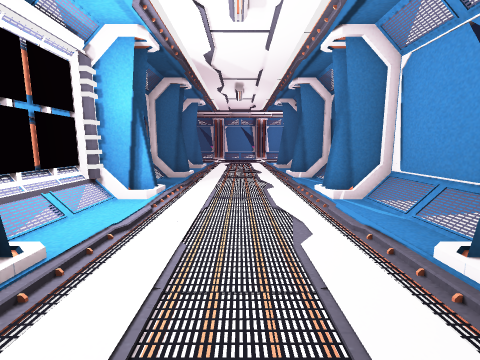
view 1 (above)

24 first-person views from a walk through a scene from a Unity 3-D project. The camera is 1.3 m above the floor, tilts 8° down and sees 90° across. The floor is counted in squares, 1 m on a side. Each view is taken from the middle of a square. On the plan, view 1 faces up. The plan holds only what a view shows up to about 12 squares ahead; the rest is blank. The place goes on beyond the plan. Flat ground stands in for the terrain. The player character is not drawn. Some surface patterns are stand-ins.

view 2
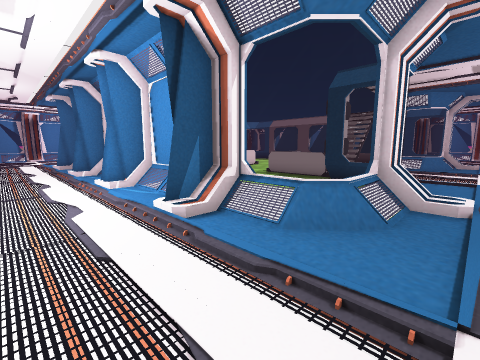

view 3
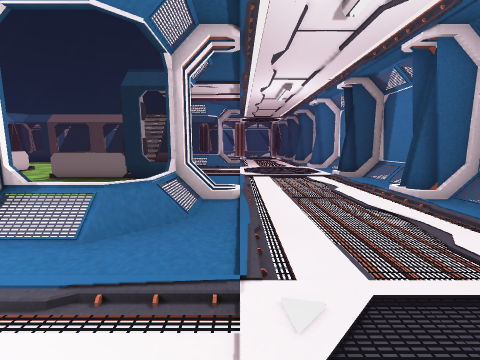

view 4
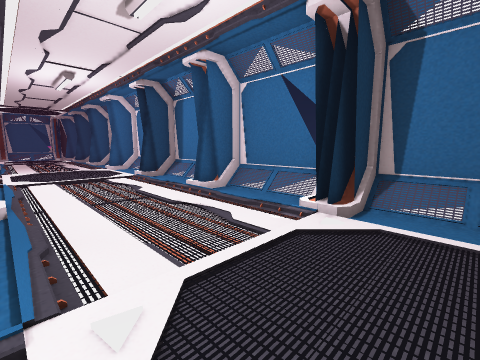

view 5
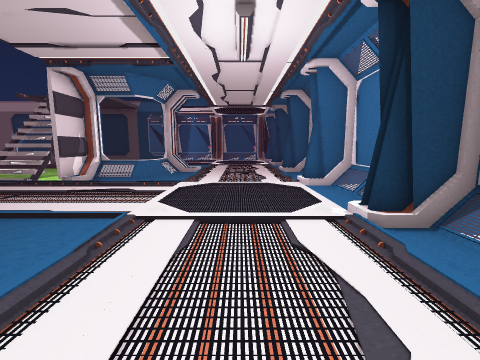

view 6
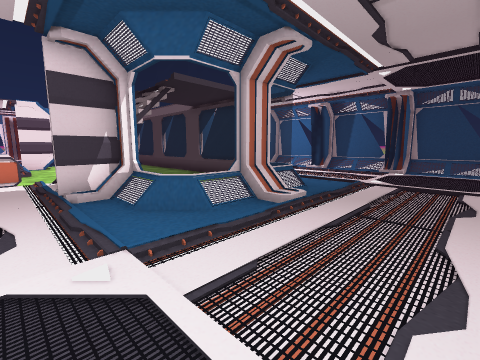

view 7
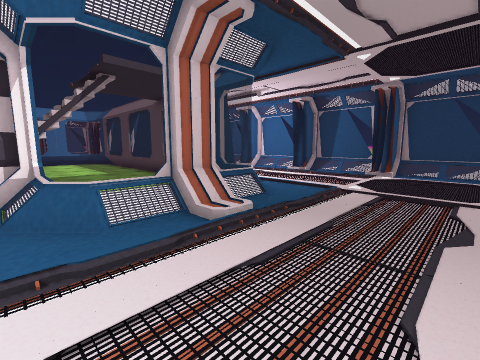

view 8
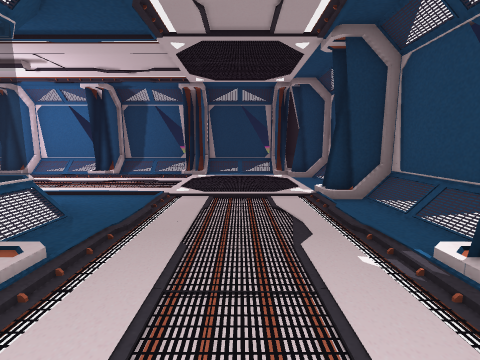

view 9
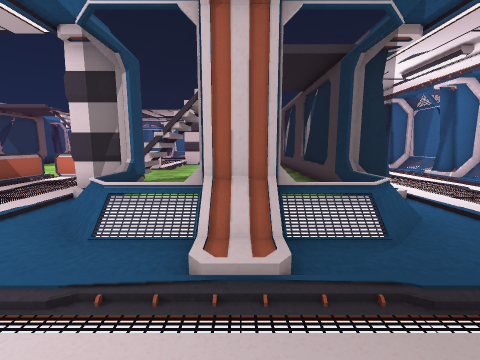

view 10
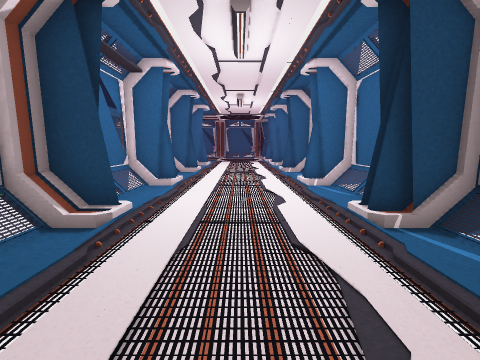

view 11
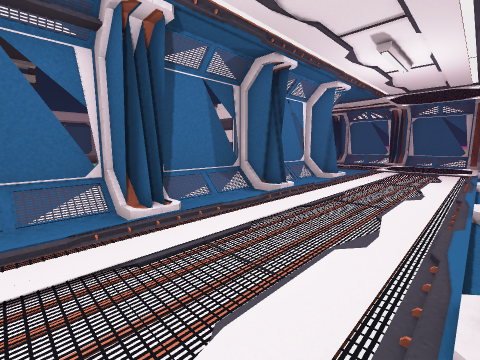

view 12
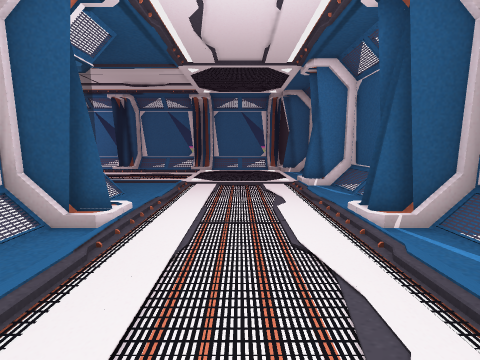

view 13
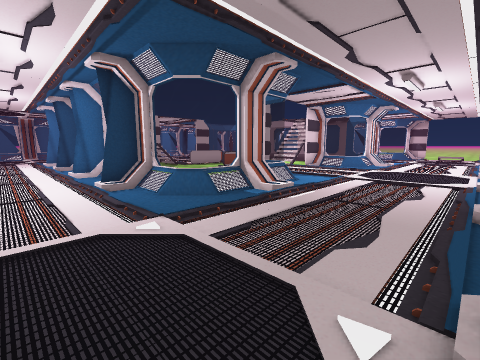

view 14
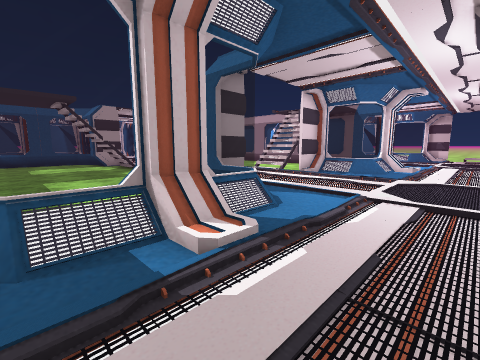

view 15
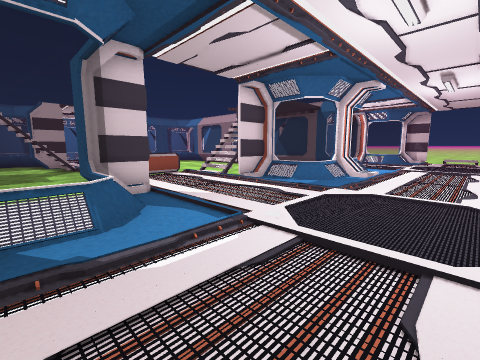

view 16
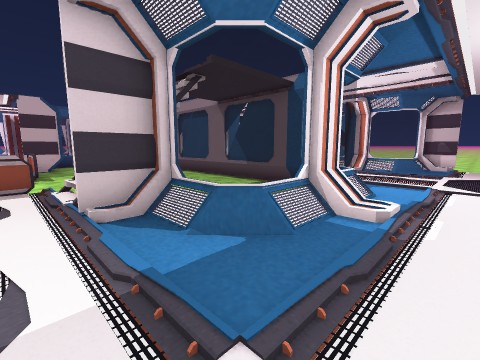

view 17
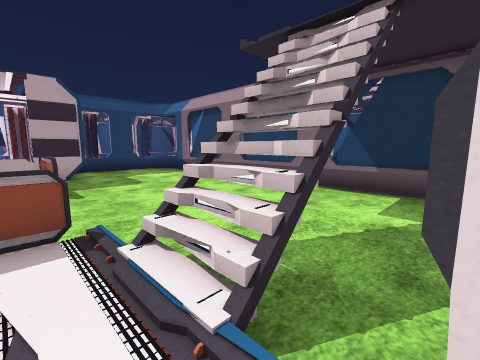

view 18
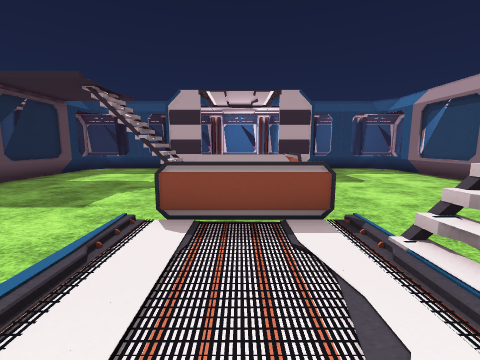

view 19
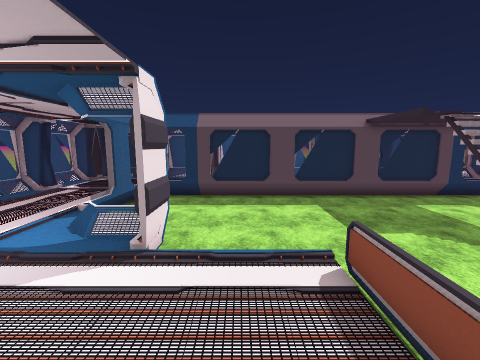

view 20
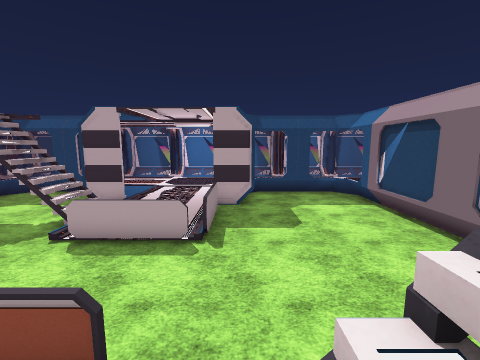

view 21
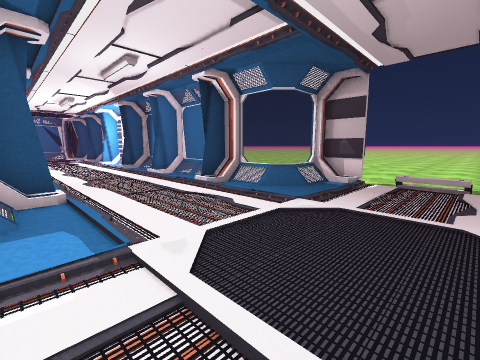

view 22
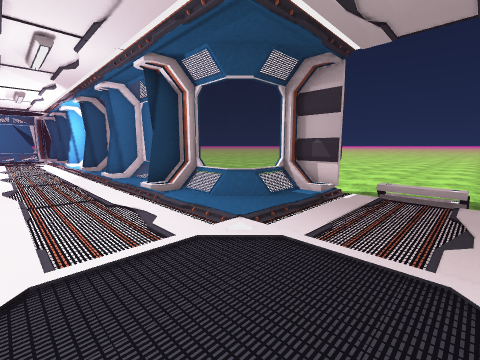

view 23
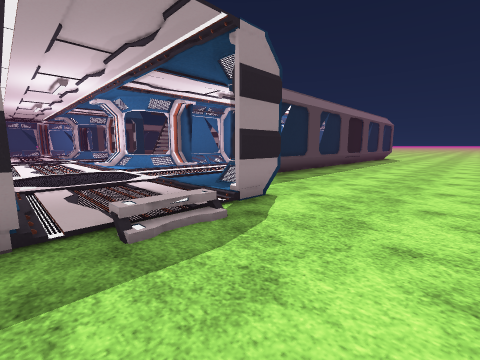

view 24
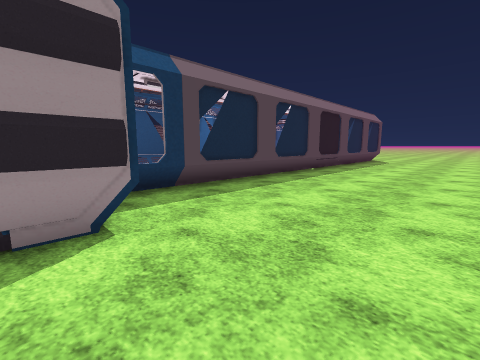

### Floor plan
Key: @ floor where view 1 was taken; # wall or solid block; . main floor; : floor 0.25 m higher than the main floor; / step, stairs or slope; = window, fence, low wall or low ledge; v drop or lower ground; C computer; O other object.
Columns run from 10 left of view 1 to 27 right of it. Each row starts with its distance up from view 1.
 22 ....#...:...      ..:...:...:...:...##
 21 ...//................................=
 20 ..../................................
 19 ...//................................
 18 ....#:::....::::/:::....::::/:::....:#
 17 ....#/=.:.....//#/=.:.....//#/=.:....=
 16 ......==:..../=  .==:..../=...==:....=
 15 ......./:..../    ./:..../...../:....
 14 .......#:...:#.  ..##...##.....#:...:#
 13 .......=:....=.....v/.../......=:....=
 12 .......=:....=....///.../......=:....
 11 .......=:....=...  v=.../......=:....
 10 .......#:...:#... ..:OOO/......#:...:#
  9 .......=:....=........  .......=:....=
  8 .......=:....=.................=:....=
  7 .......=:....=.................=:....=
  6 .....  #:...:#......OOOO/......#:...:#
  5 ....   =:....=......O...///....=:....=
  4 ...    C:....=......O...///....=:....=
  3 ..     =:....=......O...=#/....=:....=
  2         :...:#.....##...##.....#:...:#
  1         :..../...../:..../...../:....=
  0           @../=...=/:..../=.  =/:....=
 -1           ....//# /.:.....//#//.:....=
 -2           ....../...:......./...:...:#
 -3           ...........................=
 -4           ...........................=
 -5           ...........................=
 -6           ..::::::::....::::::::....##
 -7           ==#===# ==# ==#  =#===#  =##

Positions as (right, up) in squares from view 1, and headings:
1: (0, 0), facing up
2: (0, -2), facing up-right
3: (0, -2), facing right
4: (0, -2), facing down-right
5: (6, -4), facing right
6: (13, -5), facing up-right
7: (15, -5), facing up-right
8: (16, -4), facing right
9: (18, -4), facing up
10: (24, -2), facing up
11: (26, 4), facing up-left
12: (24, 10), facing up
13: (24, 22), facing down-left
14: (20, 20), facing down-left
15: (17, 21), facing down-left
16: (11, 19), facing down-left
17: (11, 14), facing down-left
18: (12, 14), facing down
19: (9, 12), facing right
20: (9, 12), facing down
21: (3, 21), facing down-left
22: (1, 21), facing down-left
23: (-10, 22), facing down-right
24: (-10, 18), facing down-right
